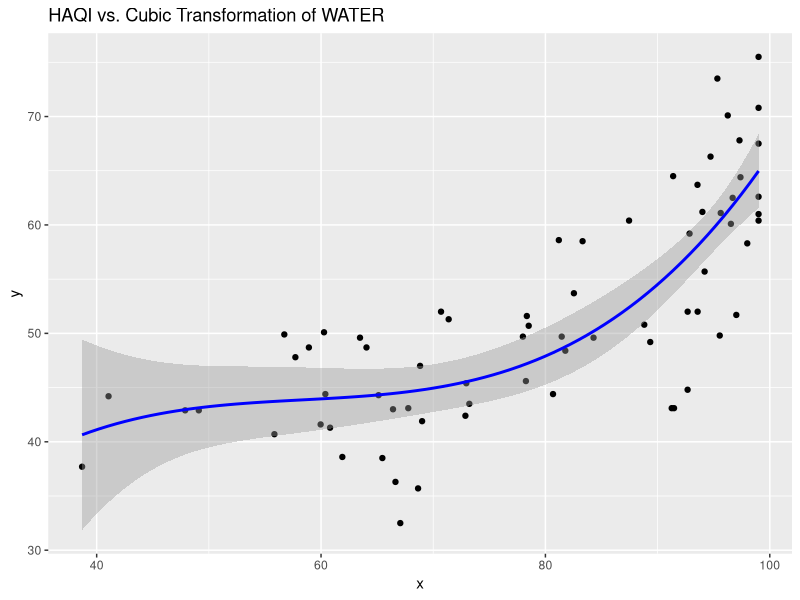
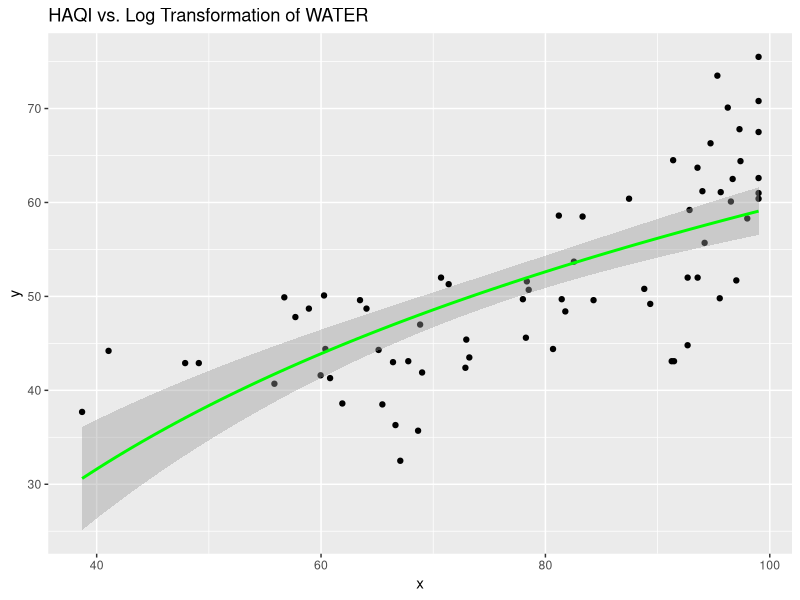

Recreate these plots in R, in order.
## ---- chunk 1
setwd("C:/Users/Lenovo/Desktop/Spring 2021/ECO 487 459/Data")
library(AER)
library(tidyverse)

data = read.csv("data.csv", sep = ",", header = T)
attach(data)

## ---- chunk 2
y = HAQI
x = WATER

linear = lm(y ~ x, data = data)
squared = lm(y ~ x + I(x^2), data = data)
cubed = lm(y ~ x + I(x^2) + I(x^3), data = data)


waldtest(squared, c("I(x^2)"), vcov = vcovHC(cubed, "HC1"))
# Since p-value = 0.7349 > 0.05, Linear model is better

waldtest(cubed, c("I(x^2)", "I(x^3)"), vcov = vcovHC(cubed, "HC1"))
# Since p-value = 1.154e-05 < 0.05, Cubic model is better

p = ggplot(data, aes(x = x, y = y)) + geom_point()
p + stat_smooth(method = "lm", formula = y ~ x + I(x^2) + I(x^3), color = "blue") + ggtitle("HAQI vs. Cubic Transformation of WATER")
p + stat_smooth(method = "lm", formula = y ~ log(x), color = "green") + ggtitle("HAQI vs. Log Transformation of WATER")

# From graphs, we can conclude that the cubic transformation is the best
